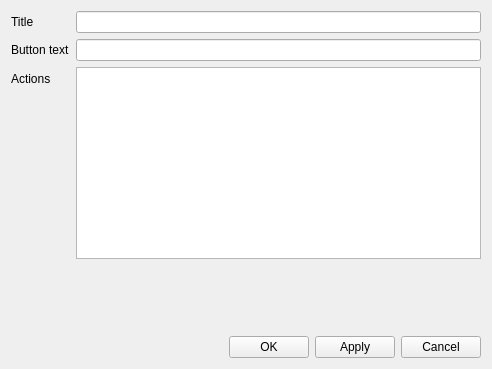
<?xml version="1.0" encoding="UTF-8"?>
<ui version="4.0">
 <class>SettingsDialog</class>
 <widget class="MdiChild" name="SettingsDialog">
  <property name="geometry">
   <rect>
    <x>0</x>
    <y>0</y>
    <width>492</width>
    <height>369</height>
   </rect>
  </property>
  <property name="windowTitle">
   <string>Form</string>
  </property>
  <layout class="QVBoxLayout" name="verticalLayout">
   <item>
    <layout class="QFormLayout" name="formLayout">
     <item row="3" column="0">
      <widget class="QLabel" name="label_2">
       <property name="text">
        <string>Actions</string>
       </property>
      </widget>
     </item>
     <item row="0" column="0">
      <widget class="QLabel" name="label_3">
       <property name="text">
        <string>Title</string>
       </property>
      </widget>
     </item>
     <item row="0" column="1">
      <widget class="QLineEdit" name="titleEdit"/>
     </item>
     <item row="1" column="0">
      <widget class="QLabel" name="label">
       <property name="text">
        <string>Button text</string>
       </property>
      </widget>
     </item>
     <item row="3" column="1">
      <widget class="QTableView" name="tableView"/>
     </item>
     <item row="1" column="1">
      <widget class="QLineEdit" name="buttonEdit"/>
     </item>
    </layout>
   </item>
   <item>
    <spacer name="verticalSpacer">
     <property name="orientation">
      <enum>Qt::Vertical</enum>
     </property>
     <property name="sizeHint" stdset="0">
      <size>
       <width>20</width>
       <height>40</height>
      </size>
     </property>
    </spacer>
   </item>
   <item>
    <layout class="QHBoxLayout" name="horizontalLayout">
     <item>
      <spacer name="horizontalSpacer">
       <property name="orientation">
        <enum>Qt::Horizontal</enum>
       </property>
       <property name="sizeHint" stdset="0">
        <size>
         <width>40</width>
         <height>20</height>
        </size>
       </property>
      </spacer>
     </item>
     <item>
      <widget class="QPushButton" name="okButton">
       <property name="text">
        <string>OK</string>
       </property>
      </widget>
     </item>
     <item>
      <widget class="QPushButton" name="applyButton">
       <property name="text">
        <string>Apply</string>
       </property>
      </widget>
     </item>
     <item>
      <widget class="QPushButton" name="cancelButton">
       <property name="text">
        <string>Cancel</string>
       </property>
      </widget>
     </item>
    </layout>
   </item>
  </layout>
 </widget>
 <customwidgets>
  <customwidget>
   <class>MdiChild</class>
   <extends>QWidget</extends>
   <header>../api/api.h</header>
   <container>1</container>
  </customwidget>
 </customwidgets>
 <resources/>
 <connections/>
</ui>
